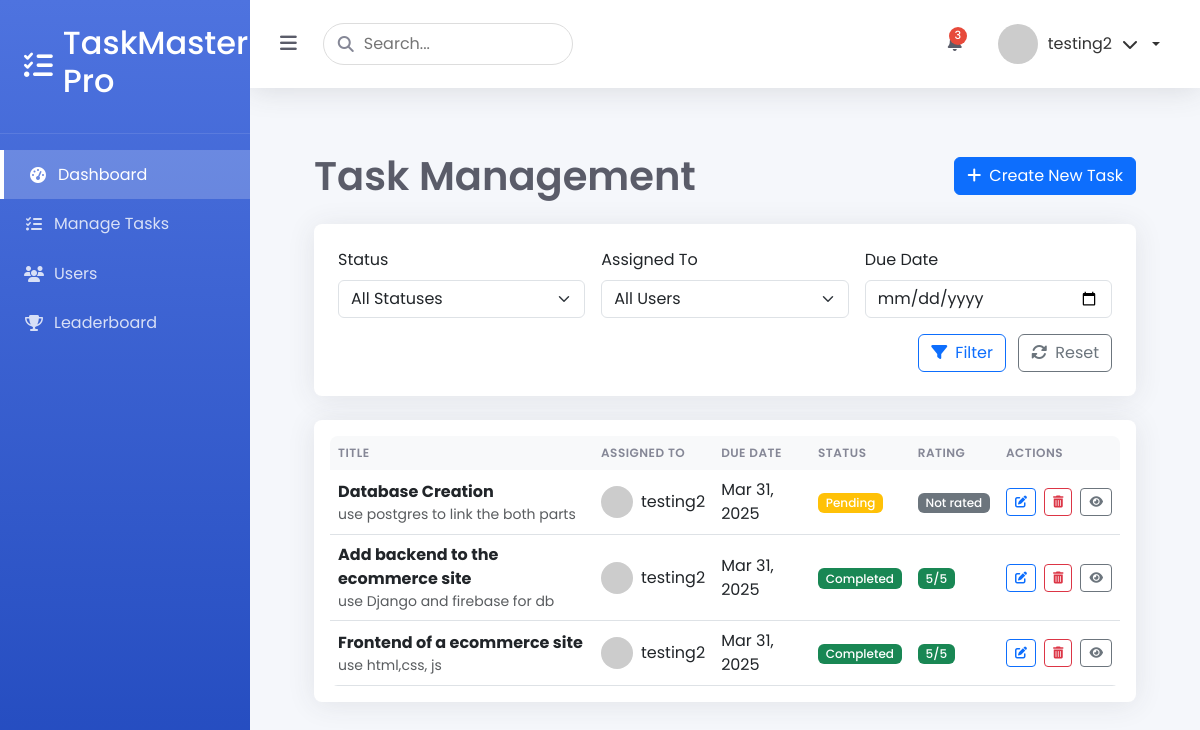
/manage-tasks/ (signed in), run on the app's committed database.
### myapp/models.py (models this page shows, shortened)
class CustomUser(AbstractUser):
    is_admin = models.BooleanField(default=False)
    points = models.IntegerField(default=0)
    rewards = models.IntegerField(default=0)

class Task(models.Model):
    STATUS_CHOICES = [
        ('pending', 'Pending'),
        ('in_progress', 'In Progress'),
        ('completed', 'Completed'),
        ('verified', 'Verified'),
    ]
    title = models.CharField(max_length=200)
    description = models.TextField()
    created_by = models.ForeignKey(CustomUser, on_delete=models.CASCADE, related_name='created_tasks')
    assigned_to = models.ForeignKey(CustomUser, on_delete=models.CASCADE, related_name='assigned_tasks')
    created_at = models.DateTimeField(auto_now_add=True)
    updated_at = models.DateTimeField(auto_now=True)
    due_date = models.DateTimeField()
    status = models.CharField(max_length=20, choices=STATUS_CHOICES, default='pending')
    rating = models.IntegerField(
        null=True,
        blank=True,
        validators=[MinValueValidator(1), MaxValueValidator(5)]
    )
    admin_notes = models.TextField(null=True, blank=True)
    tracker = FieldTracker()  # For tracking field changes

### myapp/views.py (the view)
# urls.py: path('manage-tasks/', manage_tasks, name='managetasks'),
@login_required
def manage_tasks(request):
    tasks = Task.objects.all().order_by('-created_at')
    users = CustomUser.objects.all()
    status_filter = request.GET.get('status')
    if status_filter:
        tasks = tasks.filter(status=status_filter)
    assigned_to_filter = request.GET.get('assigned_to')
    if assigned_to_filter:
        tasks = tasks.filter(assigned_to__id=assigned_to_filter)
    due_date_filter = request.GET.get('due_date')
    if due_date_filter:
        tasks = tasks.filter(due_date__date=due_date_filter)
    context = {
        'tasks': tasks,
        'users': users,
        'status_choices': Task.STATUS_CHOICES
    }
    return render(request, 'myapp/manage_tasks.html', context)

### myapp/templates/myapp/manage_tasks.html (shortened to what this page needs)
{% extends "myapp/base_admin.html" %}
{% load static %}
{% block content %}
<div class="admin-tasks-container">
    <div class="d-flex justify-content-between align-items-center mb-4">
        <h1 class="page-title">Task Management</h1>
        <a href="{% url 'create_task' %}" class="btn btn-primary">
            <i class="fas fa-plus me-2"></i>Create New Task
        </a>
    </div>
    <div class="card filter-card mb-4">
        <div class="card-body">
            <form class="row g-3">
                <div class="col-md-4">
                    <label class="form-label">Status</label>
                    <select class="form-select" name="status">
                        <option value="">All Statuses</option>
                    </select>
                </div>
                <div class="col-md-4">
                    <label class="form-label">Assigned To</label>
                    <select class="form-select" name="assigned_to">
                        <option value="">All Users</option>
                    </select>
                </div>
                <div class="col-md-4">
                    <label class="form-label">Due Date</label>
                    <input type="date" class="form-control" name="due_date" value="{{ request.GET.due_date }}">
                </div>
                <div class="col-12 text-end">
                    <button type="submit" class="btn btn-outline-primary me-2">
                        <i class="fas fa-filter me-2"></i>Filter
                    </button>
                    <a href="{% url 'managetasks' %}" class="btn btn-outline-secondary">
                        <i class="fas fa-sync-alt me-2"></i>Reset
                    </a>
                </div>
            </form>
        </div>
    </div>
    <div class="card">
        <div class="card-body">
            <div class="table-responsive">
                <table class="table table-hover align-middle">
                    <thead class="table-light">
                        <tr>
                            <th>Title</th>
                            <th>Assigned To</th>
                            <th>Due Date</th>
                            <th>Status</th>
                            <th>Rating</th>
                            <th>Actions</th>
                        </tr>
                    </thead>
                    <tbody>
                        {% for task in tasks %}
                        <tr>
                            <td>
                                <strong>{{ task.title }}</strong>
                                <p class="text-muted mb-0 small">{{ task.description|truncatechars:50 }}</p>
                            </td>
                            <td>
                                <div class="d-flex align-items-center">
                                    <img src="https://ui-avatars.com/api/?name={{ task.assigned_to.username }}&background=random"
                                         class="avatar-sm rounded-circle me-2"
                                         alt="{{ task.assigned_to.username }}">
                                    {{ task.assigned_to.username }}
                                </div>
                            </td>
                            <td>
                                {% if task.due_date %}
                                <span class="{% if task.is_overdue %}text-danger{% endif %}">
                                    {{ task.due_date|date:"M d, Y" }}
                                </span>
                                {% else %}
                                <span class="text-muted">No due date</span>
                                {% endif %}
                            </td>
                            <td>
                                <span class="badge
                                    {% if task.status == 'completed' %}bg-success
                                    {% elif task.status == 'in_progress' %}bg-info
                                    {% else %}bg-warning{% endif %}">
                                    {{ task.get_status_display }}
                                </span>
                            </td>
                            <td>
                                {% if task.rating %}
                                <span class="badge
                                    {% if task.rating >= 4 %}bg-success
                                    {% elif task.rating >= 2 %}bg-warning
                                    {% else %}bg-danger{% endif %}">
                                    {{ task.rating }}/5
                                </span>
                                {% else %}
                                <span class="badge bg-secondary">Not rated</span>
                                {% endif %}
                            </td>
                            <td>
                                <div class="d-flex gap-2">
                                    <a href="{% url 'edit_task' task.id %}" class="btn btn-sm btn-outline-primary" title="Edit">
                                        <i class="fas fa-edit"></i>
                                    </a>
                                    <button class="btn btn-sm btn-outline-danger delete-task-btn"
                                            title="Delete"
                                            data-task-id="{{ task.id }}"
                                            data-task-title="{{ task.title }}"
                                            data-delete-url="{% url 'delete_task' task.id %}">
                                        <i class="fas fa-trash-alt"></i>
                                    </button>
                                    <button class="btn btn-sm btn-outline-secondary view-task-btn"
                                            title="View Details"
                                            data-task-id="{{ task.id }}"
                                            data-task-title="{{ task.title }}"
                                            data-task-description="{{ task.description }}"
                                            data-task-status="{{ task.status }}"
                                            data-task-status-display="{{ task.get_status_display }}"
                                            data-task-assigned-to="{{ task.assigned_to.username }}"
                                            data-task-created-by="{{ task.created_by.username }}"
                                            data-task-created="{{ task.created_at|date:'M d, Y H:i' }}"
                                            data-task-due="{{ task.due_date|date:'M d, Y H:i' }}"
                                            data-task-rating="{{ task.rating|default:0 }}"
                                            data-task-is-overdue="{% if task.is_overdue %}true{% else %}false{% endif %}"
                                            data-task-notes="{{ task.admin_notes|default:'No notes' }}"
                                            data-edit-url="{% url 'edit_task' task.id %}">
                                        <i class="fas fa-eye"></i>
                                    </button>
                                </div>
                            </td>
                        </tr>
                        {% endfor %}
                    </tbody>
                </table>
            </div>
        </div>
    </div>
</div>
{% endblock %}

### myapp/templates/myapp/base_admin.html (shortened to what this page needs)
{% load static %}
<!DOCTYPE html>
<html lang="en">
<head>
    <link href="https://cdn.jsdelivr.net/npm/bootstrap@5.3.0/dist/css/bootstrap.min.css" rel="stylesheet">
    <link rel="stylesheet" href="https://cdnjs.cloudflare.com/ajax/libs/font-awesome/6.4.0/css/all.min.css">
    <link rel="stylesheet" href="{% static 'css/admin.css' %}">
</head>
<body class="admin-body">
    <div class="admin-container">
        <div class="admin-sidebar">
            <div class="sidebar-header">
                <div class="logo-container">
                    <i class="fas fa-tasks logo-icon"></i>
                    <h2>TaskMaster Pro</h2>
                </div>
            </div>
            <nav class="sidebar-nav">
                <a href="{% url 'admin_dashboard' %}" class="nav-item active">
                    <i class="fas fa-tachometer-alt"></i>
                    <span>Dashboard</span>
                </a>
                <a href="{% url 'managetasks' %}" class="nav-item">
                    <i class="fas fa-tasks"></i>
                    <span>Manage Tasks</span>
                </a>
                <a href="{% url 'users' %}" class="nav-item">
                    <i class="fas fa-users"></i>
                    <span>Users</span>
                </a>
                <a href="{% url 'leaderboard' %}" class="nav-item">
                    <i class="fas fa-trophy"></i>
                    <span>Leaderboard</span>
                </a>
            </nav>
        </div>
        <div class="admin-main">
            <header class="admin-header">
                <div class="header-left">
                    <button class="sidebar-toggle">
                        <i class="fas fa-bars"></i>
                    </button>
                    <div class="search-box">
                        <i class="fas fa-search"></i>
                        <input type="text" placeholder="Search...">
                    </div>
                </div>
                <div class="header-right">
                    <div class="notifications">
                        <span class="badge">3</span>
                    </div>
                    <div class="user-profile dropdown">
                        <div class="dropdown-toggle" data-bs-toggle="dropdown" aria-expanded="false">
                            <img src="https://ui-avatars.com/api/?name={{ request.user.username }}&background=random" alt="User">
                            <span>{{ request.user.username }}</span>
                            <i class="fas fa-chevron-down"></i>
                        </div>
                    </div>
                </div>
            </header>
            <main class="admin-content">
                {% block content %}{% endblock %}
            </main>
        </div>
    </div>
</body>
</html>

### static/css/admin.css (style rules this page uses)
:root { --primary: #4e73df; --secondary: #858796; --success: #1cc88a; --info: #36b9cc; --warning: #f6c23e; --danger: #e74a3b; --light: #f8f9fc; --dark: #5a5c69; --sidebar-width: 250px; }
body.admin-body { font-family: 'Poppins', sans-serif; background-color: #f5f7fb; color: #333; overflow-x: hidden; }
.admin-container { display: flex; min-height: 100vh; }
.admin-sidebar { width: var(--sidebar-width); background: linear-gradient(180deg, var(--primary) 0%, #224abe 100%); color: white; transition: all 0.3s; position: fixed; height: 100vh; z-index: 1000; }
.sidebar-header { padding: 1.5rem; border-bottom: 1px solid rgba(255, 255, 255, 0.1); }
.logo-container { display: flex; align-items: center; gap: 10px; }
.logo-icon { font-size: 1.8rem; }
.sidebar-nav { padding: 1rem 0; }
.nav-item { display: flex; align-items: center; padding: 0.8rem 1.5rem; color: rgba(255, 255, 255, 0.8); text-decoration: none; transition: all 0.3s; gap: 10px; }
.nav-item.active { background: rgba(255, 255, 255, 0.2); color: white; border-left: 4px solid white; }
.nav-item i { width: 20px; text-align: center; }
.admin-main { flex: 1; margin-left: var(--sidebar-width); transition: all 0.3s; }
.admin-header { background: white; padding: 1rem 1.5rem; display: flex; justify-content: space-between; align-items: center; box-shadow: 0 0.15rem 1.75rem 0 rgba(58, 59, 69, 0.15); position: sticky; top: 0; z-index: 100; }
.header-left, .header-right { display: flex; align-items: center; gap: 20px; }
.sidebar-toggle { background: none; border: none; color: var(--dark); font-size: 1.2rem; cursor: pointer; }
.search-box { position: relative; }
.search-box input { padding: 0.5rem 1rem 0.5rem 2.5rem; border-radius: 50px; border: 1px solid #ddd; width: 250px; transition: all 0.3s; }
.search-box i { position: absolute; left: 15px; top: 50%; transform: translateY(-50%); color: var(--secondary); }
.notifications { position: relative; color: var(--dark); cursor: pointer; }
.notifications .badge { position: absolute; top: -5px; right: -5px; background: var(--danger); color: white; border-radius: 50%; width: 18px; height: 18px; font-size: 0.7rem; display: flex; align-items: center; justify-content: center; }
.user-profile { display: flex; align-items: center; gap: 10px; cursor: pointer; }
.user-profile img { width: 40px; height: 40px; border-radius: 50%; object-fit: cover; }
.admin-content { padding: 2rem; }
.card { border: none; border-radius: 0.5rem; box-shadow: 0 0.15rem 1.75rem 0 rgba(58, 59, 69, 0.1); margin-bottom: 2rem; transition: transform 0.3s; }
.bg-success { background: var(--success); }
.bg-warning { background: var(--warning); }
.user-profile { position: relative; }
.user-profile .dropdown-toggle { display: flex; align-items: center; gap: 10px; cursor: pointer; padding: 0.5rem 1rem; border-radius: 50px; transition: all 0.3s; }

### myapp/templates/myapp/manage_tasks.html (style rules this page uses)
:root { --primary: #4e73df; --secondary: #858796; --success: #1cc88a; --info: #36b9cc; --warning: #f6c23e; --danger: #e74a3b; --light: #f8f9fc; --dark: #5a5c69; }
.admin-tasks-container { padding: 2rem; }
.page-title { font-weight: 600; color: var(--dark); margin: 0; }
.filter-card { border: none; box-shadow: 0 0.15rem 1.75rem 0 rgba(58, 59, 69, 0.1); }
.filter-card .card-body { padding: 1.5rem; }
.table-responsive { border-radius: 0.5rem; overflow: hidden; }
.table { margin-bottom: 0; }
.table thead th { border-bottom: none; font-weight: 600; text-transform: uppercase; font-size: 0.75rem; letter-spacing: 0.5px; color: var(--secondary); background-color: #f8f9fa; }
.table tbody tr { transition: all 0.2s; }
.avatar-sm { width: 32px; height: 32px; object-fit: cover; }
.badge { font-weight: 500; padding: 0.35em 0.65em; font-size: 0.75em; }
.btn-sm { padding: 0.25rem 0.5rem; font-size: 0.75rem; }

### data on the page
CustomUser: user.username "testing2"
Task: title "Database Creation", description "use postgres to link the both parts", assigned_to.username "testing2", due_date "Mar 31, 2025", status "Pending", shows "Not rated"
Task: title "Add backend to the ecommerce site", description "use Django and firebase for db", assigned_to.username "testing2", due_date "Mar 31, 2025", status "Completed", rating "5"
Task: title "Frontend of a ecommerce site", description "use html,css, js", assigned_to.username "testing2", due_date "Mar 31, 2025", status "Completed", rating "5"
